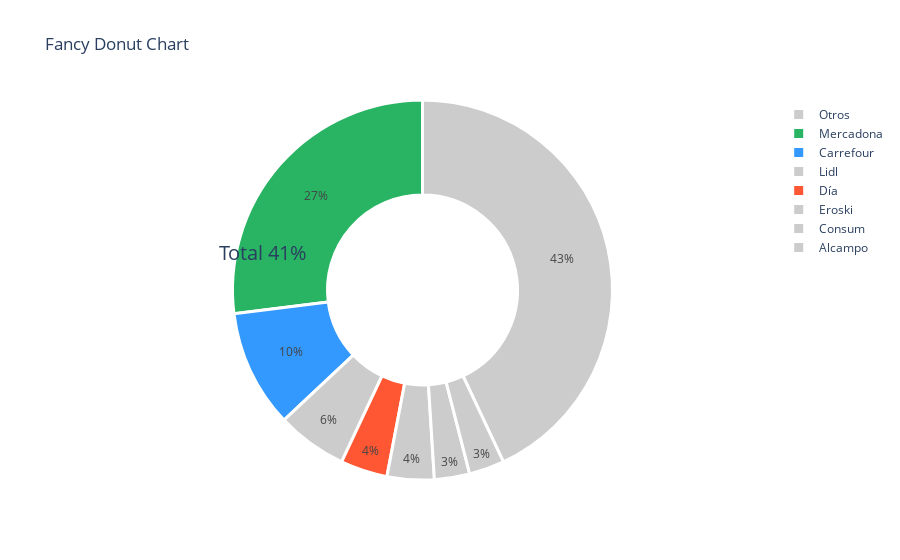

Notebook code for this chart:
### Markdown cell above
<h1> Grafica cuota de mercado

### Code cell
labels = ['Mercadona', 'Carrefour', 'Día','Lidl','Eroski','Consum','Alcampo','Otros']
values = [27,10,4,6,4,3,3,43]

# Custom colors for the chart
colors = ['#28B463','#3399FF','#FF5733','#CCCCCC','#CCCCCC','#CCCCCC','#CCCCCC', '#CCCCCC']


# Create a donut chart
fig = go.Figure(data=[go.Pie(
    labels=labels, 
    values=values, 
    hole=0.5,
    marker=dict(colors=colors, line=dict(color='white', width=3))
)])


# Custom layout
fig.update_layout(
    title='Fancy Donut Chart',
    showlegend=True,
    annotations=[dict(text='Total 41%', x=0.2, y=0.6, font_size=20, showarrow=False)],
)

# Display the chart
fig.show()

### Figure 1 — Plotly figure (JSON) as saved in the notebook; plotly's stock layout.template omitted (floating-point values rounded to 4 significant figures)
{"data": [{"hole": 0.5, "labels": ["Mercadona", "Carrefour", "Día", "Lidl", "Eroski", "Consum", "Alcampo", "Otros"], "marker": {"colors": ["#28B463", "#3399FF", "#FF5733", "#CCCCCC", "#CCCCCC", "#CCCCCC", "#CCCCCC", "#CCCCCC"], "line": {"color": "white", "width": 3}}, "type": "pie", "values": [27, 10, 4, 6, 4, 3, 3, 43]}], "layout": {"annotations": [{"font": {"size": 20}, "showarrow": false, "text": "Total 41%", "x": 0.2, "y": 0.6}], "showlegend": true, "title": {"text": "Fancy Donut Chart"}}}
